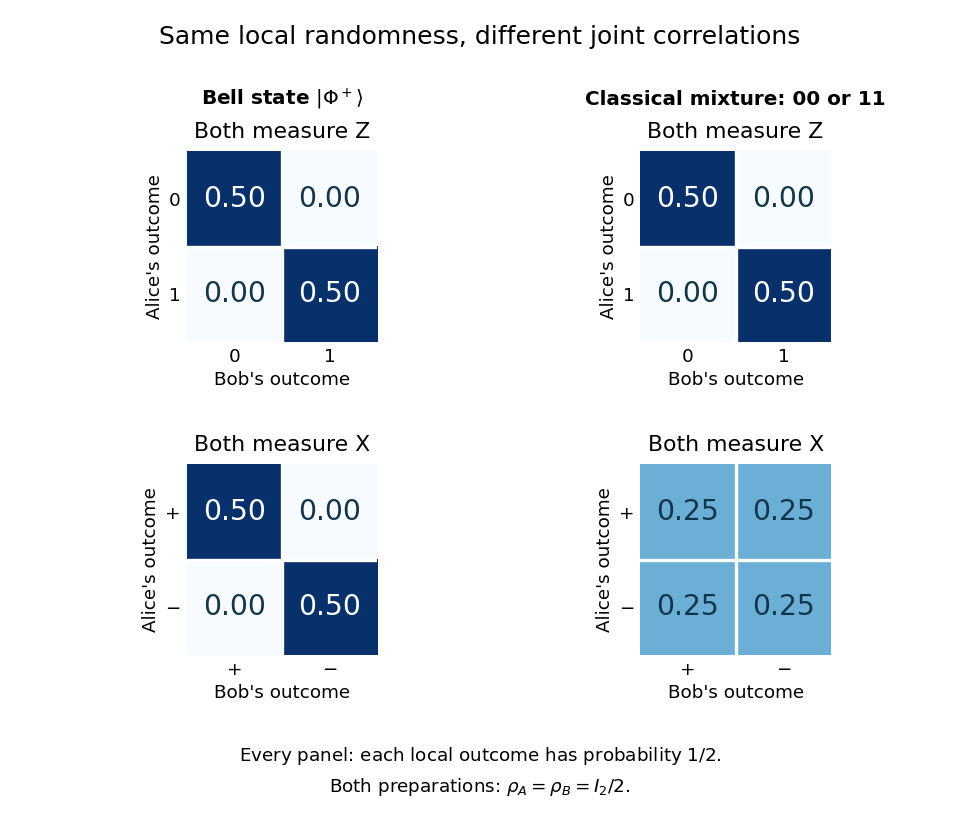

Generate this figure with Python:
"""Compute Bell/mixture probabilities and save an opaque PNG in the cwd.

Run from _media with: python3 ../bell-vs-classical-correlations.py
Uses the repository's numpy/matplotlib environment; tested on Python 3.14.
"""

from pathlib import Path

import matplotlib

matplotlib.use("Agg")
import matplotlib.pyplot as plt
import numpy as np


def joint_probabilities(rho, basis):
    """Rows are Alice's outcomes; columns are Bob's outcomes."""
    transform = np.kron(basis, basis)
    return np.diag(transform.conj().T @ rho @ transform).real.reshape(2, 2)


def reductions(rho):
    tensor = rho.reshape(2, 2, 2, 2)
    return np.trace(tensor, axis1=1, axis2=3), np.trace(tensor, axis1=0, axis2=2)


def entropy(rho):
    spectrum = np.linalg.eigvalsh(rho)
    positive = spectrum[spectrum > 1e-12]
    return float(-np.sum(positive * np.log2(positive)))


def main():
    phi = np.array([1, 0, 0, 1], dtype=float) / np.sqrt(2)
    bell = np.outer(phi, phi)
    mixture = np.diag([0.5, 0, 0, 0.5])
    z_basis = np.eye(2)
    x_basis = np.array([[1, 1], [1, -1]]) / np.sqrt(2)
    correlated = np.diag([0.5, 0.5])
    uniform = np.full((2, 2), 0.25)
    tables = [[joint_probabilities(rho, basis) for rho in (bell, mixture)]
              for basis in (z_basis, x_basis)]

    for actual, expected in zip(
        (tables[0][0], tables[0][1], tables[1][0], tables[1][1]),
        (correlated, correlated, correlated, uniform),
    ):
        np.testing.assert_allclose(actual, expected, atol=1e-12)
        np.testing.assert_allclose(actual.sum(axis=0), [0.5, 0.5], atol=1e-12)
        np.testing.assert_allclose(actual.sum(axis=1), [0.5, 0.5], atol=1e-12)
    for rho in (bell, mixture):
        for reduced in reductions(rho):
            np.testing.assert_allclose(reduced, np.eye(2) / 2, atol=1e-12)
            np.testing.assert_allclose(entropy(reduced), 1, atol=1e-12)
    np.testing.assert_allclose([entropy(bell), entropy(mixture)], [0, 1], atol=1e-12)
    # Complete dephasing on Alice removes blocks connecting different A values.
    dephased = bell.reshape(2, 2, 2, 2) * np.eye(2)[:, None, :, None]
    np.testing.assert_allclose(dephased.reshape(4, 4), mixture, atol=1e-12)

    plt.rcParams.update({"font.size": 11, "figure.facecolor": "white",
                         "axes.facecolor": "white", "savefig.facecolor": "white"})
    fig, axes = plt.subplots(2, 2, figsize=(8, 7))
    fig.subplots_adjust(left=0.12, right=0.94, top=0.82, bottom=0.22,
                        hspace=0.64, wspace=0.36)
    fig.suptitle("Same local randomness, different joint correlations", fontsize=15, y=0.97)
    headings = [r"Bell state $|\Phi^+\rangle$", "Classical mixture: 00 or 11"]
    for column, heading in enumerate(headings):
        position = axes[0, column].get_position()
        fig.text((position.x0 + position.x1) / 2, 0.875, heading,
                 ha="center", weight="bold", fontsize=12)
    for row, labels in enumerate((('0', '1'), ('+', '−'))):
        for column in range(2):
            ax = axes[row, column]
            table = tables[row][column]
            ax.imshow(table, cmap="Blues", vmin=0, vmax=0.5, interpolation="nearest")
            ax.set_xticks([0, 1], labels)
            ax.set_yticks([0, 1], labels)
            ax.set_xlabel("Bob's outcome", labelpad=3)
            ax.set_ylabel("Alice's outcome", labelpad=3)
            ax.set_title("Both measure " + ("Z" if row == 0 else "X"), pad=8)
            ax.tick_params(length=0)
            for i in range(2):
                for j in range(2):
                    ax.text(j, i, f"{table[i, j]:.2f}", ha="center", va="center",
                            fontsize=17, color="white" if table[i, j] > 0.3 else "#12354a")
            ax.set_xticks([0.5], minor=True)
            ax.set_yticks([0.5], minor=True)
            ax.grid(which="minor", color="white", linewidth=2)
            ax.tick_params(which="minor", length=0)
            for spine in ax.spines.values():
                spine.set_visible(False)
    fig.text(0.5, 0.057, r"Every panel: each local outcome has probability $1/2$."
             "\n" + r"Both preparations: $\rho_A=\rho_B=I_2/2$.",
             ha="center", fontsize=11, linespacing=1.6)
    output = Path(Path(__file__).stem + ".png")
    fig.savefig(output, dpi=120, facecolor="white", transparent=False)
    plt.close(fig)
    print(f"Saved {output}: probabilities, marginals, entropies and dephasing verified.")


if __name__ == "__main__":
    main()
